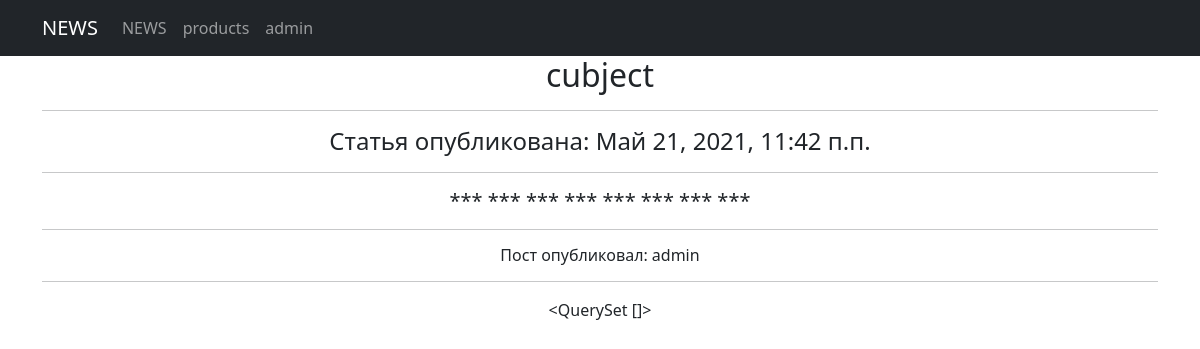
Page /news/11 on the earlier database version.
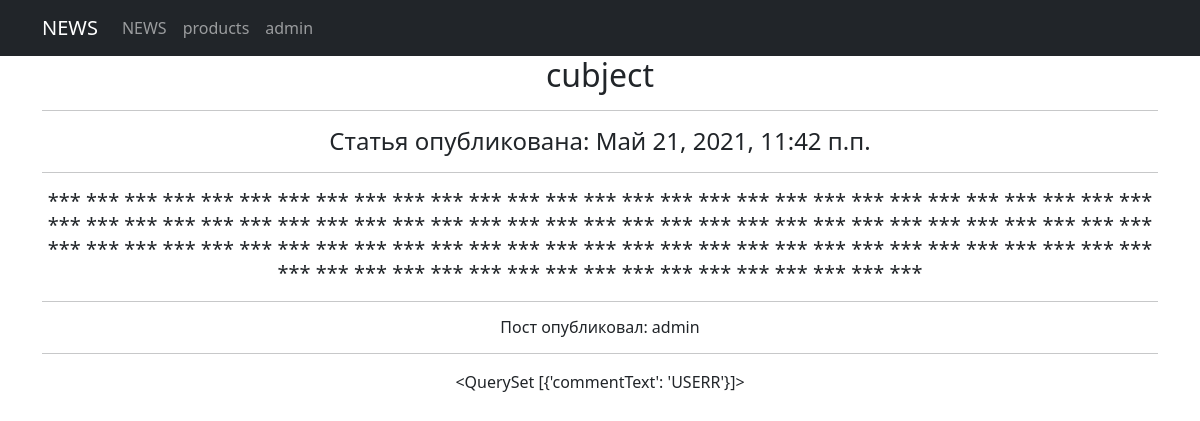
Same page on the later database version.
### news/models.py (models this page shows, shortened)
class Post(models.Model):
    PostAuthor = models.ForeignKey(Author, on_delete=models.CASCADE)
    PostNews = 'PN'
    PostArticle = 'PA'
    POSITIONS = [
        (PostArticle, 'Статья'),
        (PostNews, 'Новость'),
    ]
    title = models.CharField(max_length=50)
    positions = models.CharField(max_length=2, choices=POSITIONS, default=PostArticle)
    data = models.DateTimeField(auto_now_add=True)
    postCategory = models.ManyToManyField(Category, through='PostCategory')
    previewName = models.CharField(max_length=128)
    text = models.TextField()
    rating = models.SmallIntegerField(default=0)
    class Meta:
        verbose_name = 'Пост'
        verbose_name_plural = 'Посты'

class Author(models.Model):
    authorUser = models.OneToOneField(User, on_delete=models.CASCADE)
    authorRaitng = models.SmallIntegerField(default=0)
    def __str__(self):
        return str(self.authorUser)
    class Meta:
        verbose_name = 'Автор'
        verbose_name_plural = 'Авторы'

### news/views.py (the view)
# urls.py: path('<int:pk>', new.as_view(), name='news_detail'),
class new(DetailView):
    model = Post
    template_name = 'new_home.html'
    context_object_name = 'new'
    def get_context_data(self, **kwargs):
        context = super().get_context_data(**kwargs)
        context['com_post'] = Comment.objects.filter(commentPost=self.kwargs['pk']).values("commentText")
        return context

### news/templatetags/custom_filters.py (called while the page is built)
@register.filter(name='censor_filter')
def censor_filter(value):
    for i in bad_words:
        value = value.lower()
        value = value.replace(i, '***')
    return value

### templates/new_home.html (shortened to what this page needs)
<!DOCTYPE html>
<html lang="en">
<head>{%extends 'flatpages/default.html'%} {% load custom_filters %}
{%block content%}
<h2>{{new.title|censor_filter}}</h2>
<hr>
<h4>Статья опубликована: {{new.data}}</h4>
<hr>
<h5>{{new.text|censor_filter}}</h5>
<hr>
<h6>Пост опубликовал: {{new.PostAuthor}}</h6>
<hr>
<p>{{com_post}}</p>
{%endblock content%}

Differences in the rows shown:
changed Post "cubject": text|censor_filter "*** *** *** *** *** *** *** ***" → "*** *** *** *** *** *** *** *** *** *** *** *** *** *** *** *** *** *** *** *** *** *** *** *** *** *** *** *** *** *** *** *** *** *** *** *** *** *** *** *** *** *** *** *** *** *** *** *** *** *** *** *** *** *** *** *** *** *** *** *** *** *** *** *** *** *** *** *** *** *** *** *** *** *** *** *** *** *** *** *** *** *** *** *** *** *** *** *** *** *** *** *** *** *** *** *** *** *** *** *** *** *** *** ***"
Other differences:
{{ com_post }}: "<QuerySet []>" → "<QuerySet [{'commentText': 'USERR'}]>"
